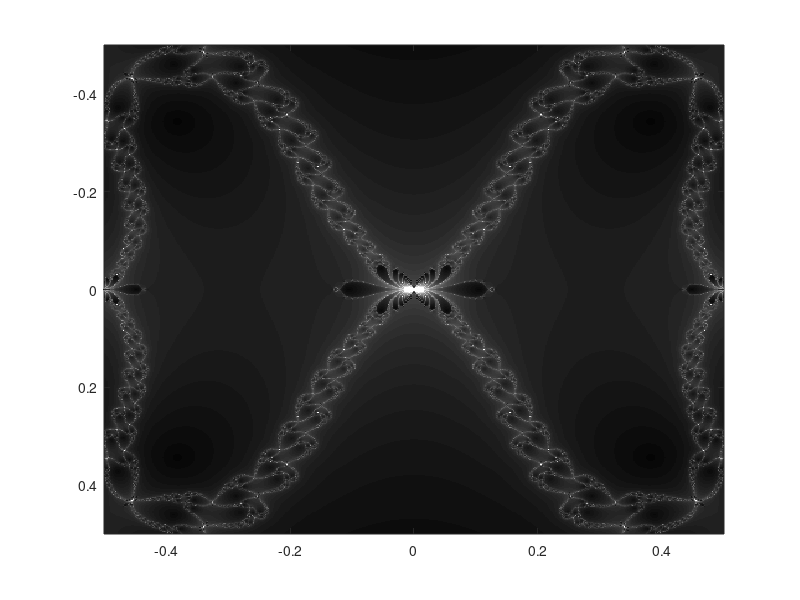

This chart was generated by the following MATLAB code:
%Newton fractal
%This script may take time to complete depending on the number 
%of iteratons and size of image
%the fractal equation z^4-cos(z)
x = linspace(-0.5,0.5,500);
y = linspace(-0.5,0.5,500);
c = zeros(length(y),length(x));
iters = 64;
cutoff = 0.05;
len_x = length(x);
len_y = length(y);

for n=1:len_x
    c(n,:) = y(n)+i*x(:);
end

h_msg = msgbox(' Please Wait ',' ');
zvalues = zeros(len_x,len_y);
z = 0+i*0;
rough = 0;
rough1 = 0;

m = 1;
n = len_x*len_y;
tic
for m = 1:len_x*len_y
    k = 0;
    z = c(m);
    rough1 = 0.06;
    rough  = 0;
    while ((k <= iters) && (abs(rough1) > cutoff))
        z = z - (z*z*z*z-cos(z))/(4*z*z*z+sin(z));
        rough1 = z - rough;
        rough  = z;
        k  = k+1;
    end
    zvalues(m) = k;
end
close(h_msg);
%you can also try any one of these colormaps
%cmap = flipud(colormap(hsv));
%cmap = flipud(colormap(copper));
%cmap = flipud(colormap(hot));
%cmap = flipud(colormap(gray));
%cmap = flipud(colormap(jet));
%cmap = flipud(colormap(summer));
%cmap = flipud(colormap(winter));
%cmap = flipud(colormap(spring));
%cmap = flipud(colormap(bone));
%cmap = colormap(hsv);
%cmap = colormap(copper);
%cmap = colormap(hot);
%cmap = colormap(gray);
%cmap = colormap(jet);
%cmap = colormap(summer);
%cmap = colormap(winter);
%cmap = colormap(spring);
%cmap = colormap(bone);
cmap = colormap(gray(iters));
colormap(cmap);
image(x,y,zvalues);
axis tight
toc

%remove comments '%' from 68-72 to save the image
%clear x y c
%zval8 = uint8(zvalues);
%clear zvalues
%rgb   = ind2rgb8(zval8, cmap );
%imwrite(rgb ,'newton2.png','png');
